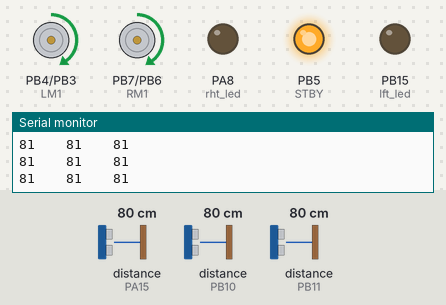
Bench run of a sketch on a simulated STM32 Blue Pill. On the bench: motor-driver pin pairs drawn as motors (green arrow = first pin HIGH = forward, orange = second pin HIGH = backward, longer = more drive, scaled by the enable pin, stopped while the standby pin is LOW), output pins drawn as LEDs (lit = HIGH), the last lines printed to the serial monitor. The inputs (shaded band) are chosen by the test bench; at power-on: distance to the obstacle (sensors on PB10, PA15, PB11) 80 cm. The echo pulse lasts 58.3 µs per cm.

Above: at 1.2 s.
1.3 s: distance to the obstacle (sensor on PB10) set to 17 cm
4.3 s: distance to the obstacle (sensor on PB10) set to 14 cm
At 5.2 s:
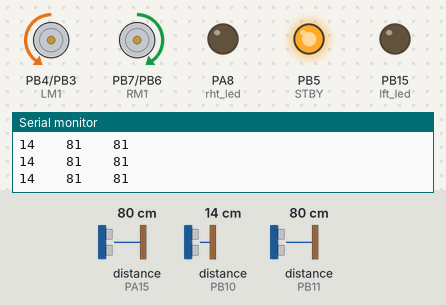
6.3 s: distance to the obstacle (sensor on PA15) set to 4 cm
At 6.8 s:
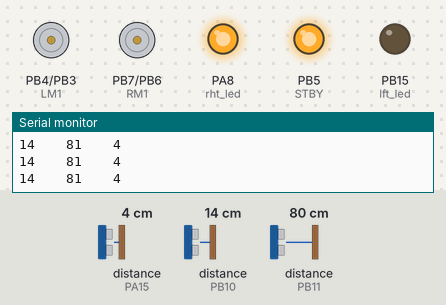
7.9 s: distance to the obstacle (sensor on PB11) set to 13 cm
At 8.4 s:
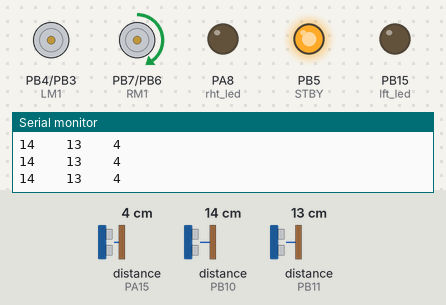
9.5 s: distance to the obstacle (sensor on PA15) set to 2 cm
At 11.6 s:
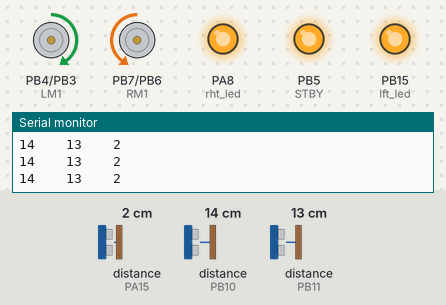
11.9 s: distance to the obstacle (sensor on PB10) set to 35 cm
At 12.06 s:
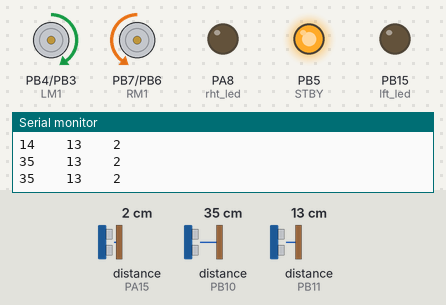
Timing chart, 0 to 14.6 s (numbered marks = the images above; inputs shaded):
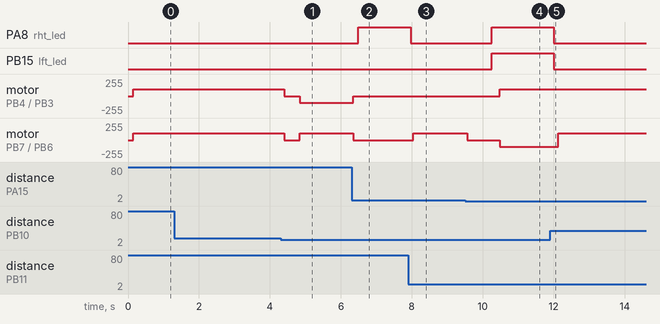

The sketch:

sonar_contrl_edit__2019_01_17_03_19_10_UTC_.ino
```cpp
#define trig PB13
#define mdl_echo PB10
#define lft_echo PB11
#define rht_echo PA15


#define LM1 PB4     //here>>portion A is left....portion B is right
#define LM2 PB3
#define RM1 PB7
#define RM2 PB6
#define LMPWM PB9
#define RMPWM PB8
#define STBY PB5

//LED pin
#define lft_led PB15
#define rht_led PA8


#include<NewPing.h>

NewPing sonar[3]={ NewPing(trig,mdl_echo, 150), NewPing(trig,lft_echo, 150), NewPing(trig,rht_echo, 150)};

int dist[3];
int diff;

void setup() {
//   afio_cfg_debug_ports(AFIO_DEBUG_NONE);
  // put your setup code here, to run once:

 afio_cfg_debug_ports(AFIO_DEBUG_NONE);
  Serial.begin(9600);
  pin_declare();
  digitalWrite(STBY, HIGH);

//Serial.begin(115200);
//pinMode(trig,OUTPUT);
//pinMode(mdl_echo,INPUT);
//pinMode(lft_echo,INPUT);
//pinMode(rht_echo,INPUT);

}


void sonar_activate(){
//delay(100);
for (int i=0;i<3;i++){
dist[i]=sonar[i].ping_cm();
delay(20);

Serial.print(dist[i]);
Serial.print("\t\t");
}

  diff = dist[1] - dist [2];
Serial.println();
}

void pin_declare(){
//Motor Pin
  pinMode(LM1,OUTPUT);
  pinMode(LM2,OUTPUT);
  pinMode(RM1,OUTPUT);
  pinMode(RM2,OUTPUT);
  pinMode(LMPWM,OUTPUT);
  pinMode(RMPWM,OUTPUT);
  pinMode(STBY,OUTPUT);
//LED Pin
  pinMode(lft_led,OUTPUT);
  pinMode(rht_led,OUTPUT);
}


void motor_control(int lft_speed, int rht_speed){
  if(lft_speed>=0){
  digitalWrite(LM1, HIGH);
  digitalWrite(LM2, LOW);
  analogWrite(LMPWM, lft_speed);
  }
  else{
  digitalWrite(LM1, LOW);
  digitalWrite(LM2, HIGH);
  analogWrite(LMPWM, -1*lft_speed);
  }

  if(rht_speed>=0){
  digitalWrite(RM1, HIGH);
  digitalWrite(RM2, LOW);
  analogWrite(RMPWM, rht_speed);
  }
  else{
  digitalWrite(RM1, LOW);
  digitalWrite(RM2, HIGH);
  analogWrite(RMPWM, -1*rht_speed);
  }
}

void loop() {
  boolean obs=0;
  sonar_activate();
  while(1){
    sonar_activate();
    sonar_track();
    if(dist[0]>=3 && dist[0]<=15){
      break;
    }
  }

    motor_control(0, 0);
    delay( 300);
    sonar_activate();
  while(1){
    sonar_activate();
    motor_control(-100, 100);
    if(dist[2]>=3 && dist[2]<=15){
      break;
    }
  }

    motor_control(0, 0);
  //  delay( 300);
    sonar_activate();
  while(1){
    sonar_activate();
    right_track();////////////////////////////////////
     digitalWrite(rht_led,HIGH);


    if(dist[1]>=3 && dist[1]<=15){ ////////[1]>>[0]
      digitalWrite(rht_led,LOW);


      break;
    }
  }

  while(1){
    if(dist[2]>=3 && dist[2]<=45){
    sonar_activate();
    sonar_track();

    }
    else{
      break;
    }
  }
    motor_control(0, 0);
    delay( 100);
    sonar_activate();
  while(1){
    sonar_activate();
    left_track();
    if(dist[0]>=3 && dist[0]<=15){
      break;
    }
  }

    motor_control(0, 0);
    delay( 100);
    sonar_activate();
  while(1){
    sonar_activate();
    motor_control(100, -100);
     digitalWrite(lft_led,HIGH);
     // delay(200);


    if(dist[1]>=3 && dist[1]<=15){
      digitalWrite(lft_led,0);
      break;
    }
  }

    motor_control(0, 0);
    delay( 100);
    sonar_activate();
  while(1){
    sonar_activate();
    left_track();
     digitalWrite(lft_led,HIGH);
    if(dist[0]>=3 && dist[0]<=15){
      digitalWrite(lft_led,0);
      break;
    }
  }

    motor_control(0, 0);
    digitalWrite(lft_led,HIGH);digitalWrite(rht_led,HIGH);//digitalWrite(lft_led,HIGH);digitalWrite(lft_led,HIGH);
    delay( 100);
    sonar_activate();
  while(1){
    sonar_activate();
    motor_control(100, -100);
    if((dist[1]>=3 && dist[1]<=45) && (dist[0]>=15 && dist[0]<=45) ){
      digitalWrite(lft_led,0);digitalWrite(rht_led,0);
      break;
    }
  }
//  else{
   // motor_control(0, 0);
  //  delay( 10000);
//  }

}


void sonar_track(){
  if (diff == 0)
     motor_control(100,100);
 else if (diff>= 1 &&  diff <= 3 )
     motor_control(70,100);
 else if (diff>= 4 &&  diff <= 5 )
     motor_control(50,100);
 else if(diff>= 6 &&  diff <= 7 )
     motor_control(30,100);
 else if(diff >=8 &&  diff <=10)
     motor_control(0,100);

 else if (diff<= -1 &&  diff >= -3 )
     motor_control(100,70);
 else if (diff<= -4 &&  diff >= -5 )
     motor_control(100,50);
 else if(diff<= -6 &&  diff >= -7 )
     motor_control(100,30);
 else if(diff <=-8 && diff >=-10 )
     motor_control(100,0);
else if(diff>=11 || diff<=-11)
  motor_control(100,100);
}


void right_track(){
  if(dist[2]==15){
    motor_control(100, 100);
  }
  else if(dist[2]>=12 && dist[2]<=14){
    motor_control(70, 100);
  }
  else if(dist[2]>=9 && dist[2]<=11){
    motor_control(50, 100);
  }
  else if(dist[2]>=6 && dist[2]<=8){
    motor_control(0, 100);
  }
  else if(dist[2]>=16 && dist[2]<=18){
    motor_control(100, 70);
  }
  else if(dist[2]>=19 && dist[2]<=21){
    motor_control(100, 50);
  }
  else if(dist[2]>=22 && dist[2]<=24){
    motor_control(100, 0);
  }
}


void left_track(){
  if(dist[1]==15){
    motor_control(100, 100);
  }
  else if(dist[1]>=12 && dist[1]<=14){
    motor_control(100, 70);
  }
  else if(dist[1]>=9 && dist[1]<=11){
    motor_control(100, 50);
  }
  else if(dist[1]>=6 && dist[1]<=8){
    motor_control(100, 0);
  }
  else if(dist[1]>=16 && dist[1]<=18){
    motor_control(70, 100);
  }
  else if(dist[1]>=19 && dist[1]<=21){
    motor_control(50, 100);
  }
  else if(dist[1]>=22 && dist[1]<=24){
    motor_control(0, 100);
  }
}
```

Measured:
- the behaviour switches between 16 and 15 cm on distance to the obstacle (sensor on PB10) (found by bisection; images 0 and 1)
- the behaviour switches between 3 and 2 cm on distance to the obstacle (sensor on PA15) (found by bisection; images 3 and 4)
- after the input at 4.3 s, motor on PB4 (LM1) / PB3 (LM2): forward 100/255 → stopped after 0.10 s, → backward 100/255 0.44 s later; motor on PB7 (RM1) / PB6 (RM2): forward 100/255 → stopped after 0.10 s, → forward 100/255 0.44 s later
- after the input at 6.3 s, PA8 (rht_led): LOW → HIGH after 0.19 s; motor on PB4 (LM1) / PB3 (LM2): backward 100/255 → stopped after 0.05 s; motor on PB7 (RM1) / PB6 (RM2): forward 100/255 → stopped after 0.05 s
- after the input at 7.9 s, PA8 (rht_led): HIGH → LOW after 0.07 s; motor on PB7 (RM1) / PB6 (RM2): stopped → forward 100/255 after 0.14 s
- after the input at 9.5 s, PA8 (rht_led), PB15 (lft_led): LOW → HIGH after 0.75 s; motor on PB4 (LM1) / PB3 (LM2): stopped → forward 100/255 after 0.97 s; motor on PB7 (RM1) / PB6 (RM2): forward 100/255 → stopped after 0.06 s, → backward 100/255 0.91 s later
- after the input at 11.9 s, PA8 (rht_led), PB15 (lft_led): HIGH → LOW after 0.10 s; motor on PB7 (RM1) / PB6 (RM2): backward 100/255 → forward 100/255 after 0.23 s
